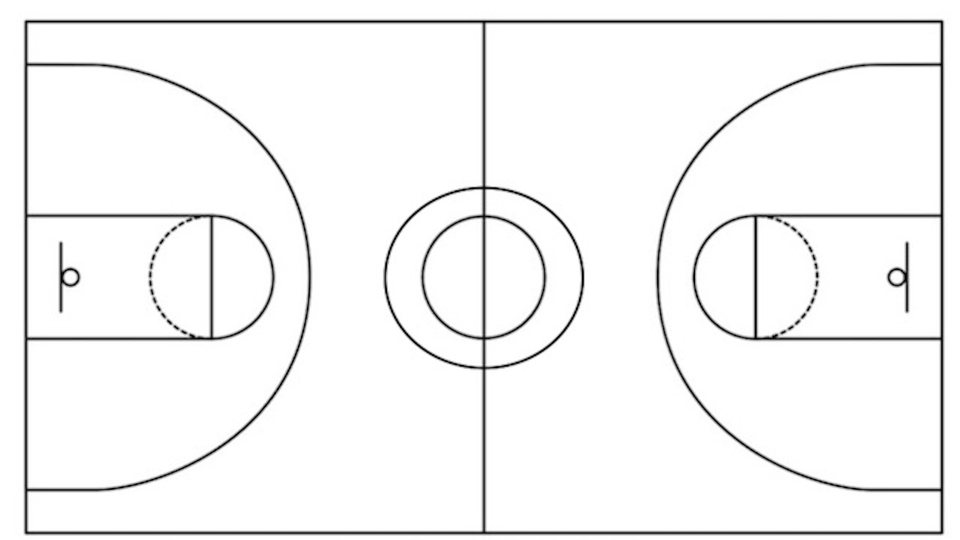
#> input picture Homograph/images/court.png, 1920 x 1080 px (shown at 1/2 size)
$ python find_homograph.py
#> lines starting #> are read from the running program, lines starting #| are printed output that depends on the picture; pictures that were not available may be replaced by others from this repository, and a replacement may not be noted
import cv2
import numpy as np
import matplotlib.pyplot as plt

def save_coefficients(src, dst):
    """ Save the camera matrix and thsave_txte distortion coefficients to given path/file. """
    path = 'homograph_pts/homographic.yml'
    cv_file = cv2.FileStorage(path, cv2.FILE_STORAGE_WRITE)
    cv_file.write("src_pts", src)
    cv_file.write("dst_pts", dst)
    # note you *release* you don't close() a FileStorage object
    cv_file.release()
    print("file saved")

def load_coefficients(path):
    """ Loads camera matrix and distortion coefficients. """
    # FILE_STORAGE_READ
    cv_file = cv2.FileStorage(path, cv2.FILE_STORAGE_READ)
    # note we also have to specify the type to retrieve other wise we only get a
    # FileNode object back instead of a matrix
    camera_matrix = cv_file.getNode("src_pts").mat()
    dist_matrix = cv_file.getNode("dst_pts").mat()
    print(camera_matrix,dist_matrix)
    cv_file.release()
    return camera_matrix, dist_matrix

#explicit is better than implicit cv2.IMREAD_GRAYSCALE is better than 0
img1 = cv2.imread("images/court.png", cv2.IMREAD_GRAYSCALE) # queryImage
#> img1: shape (1080, 1920); min 0, max 255, mean 244.8
img2 = cv2.imread("images/basketball.png", cv2.IMREAD_GRAYSCALE)  # trainImage
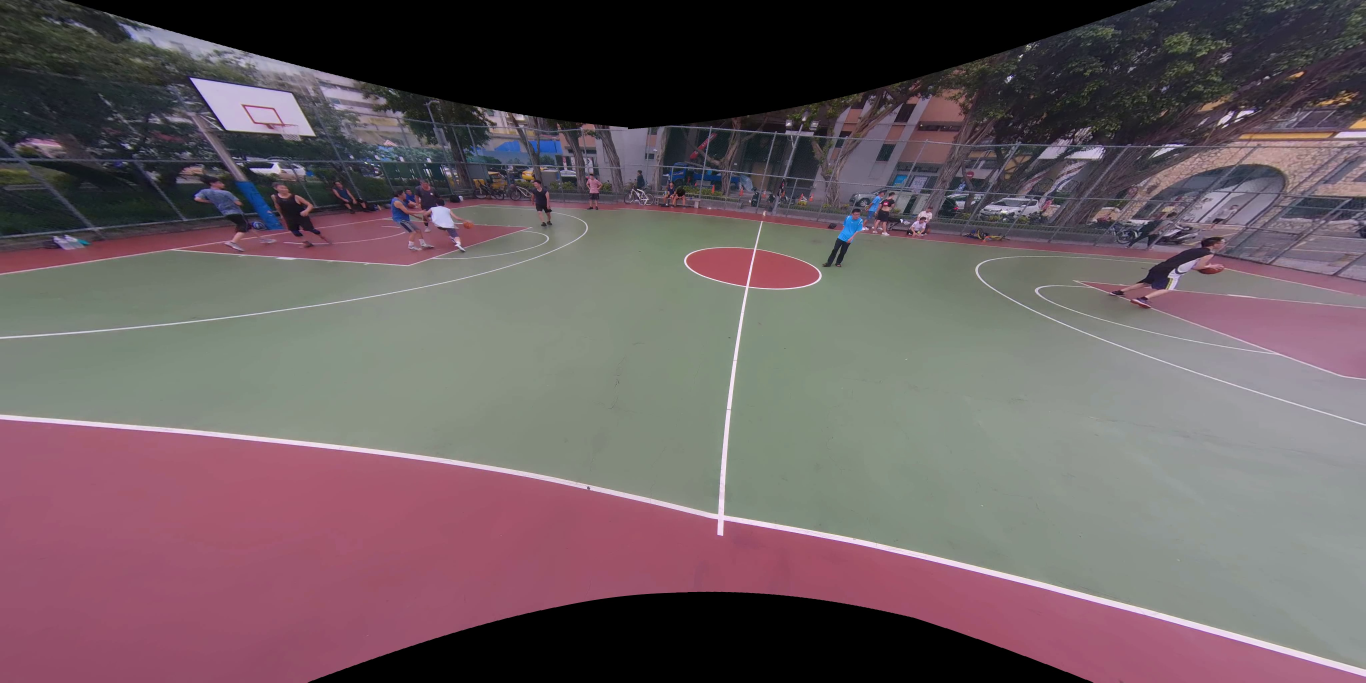
#> input picture Homograph/images/basketball_undistort.png, 4096 x 2048 px, given in place of basketball.png, which was not available (shown at 1/3 size)
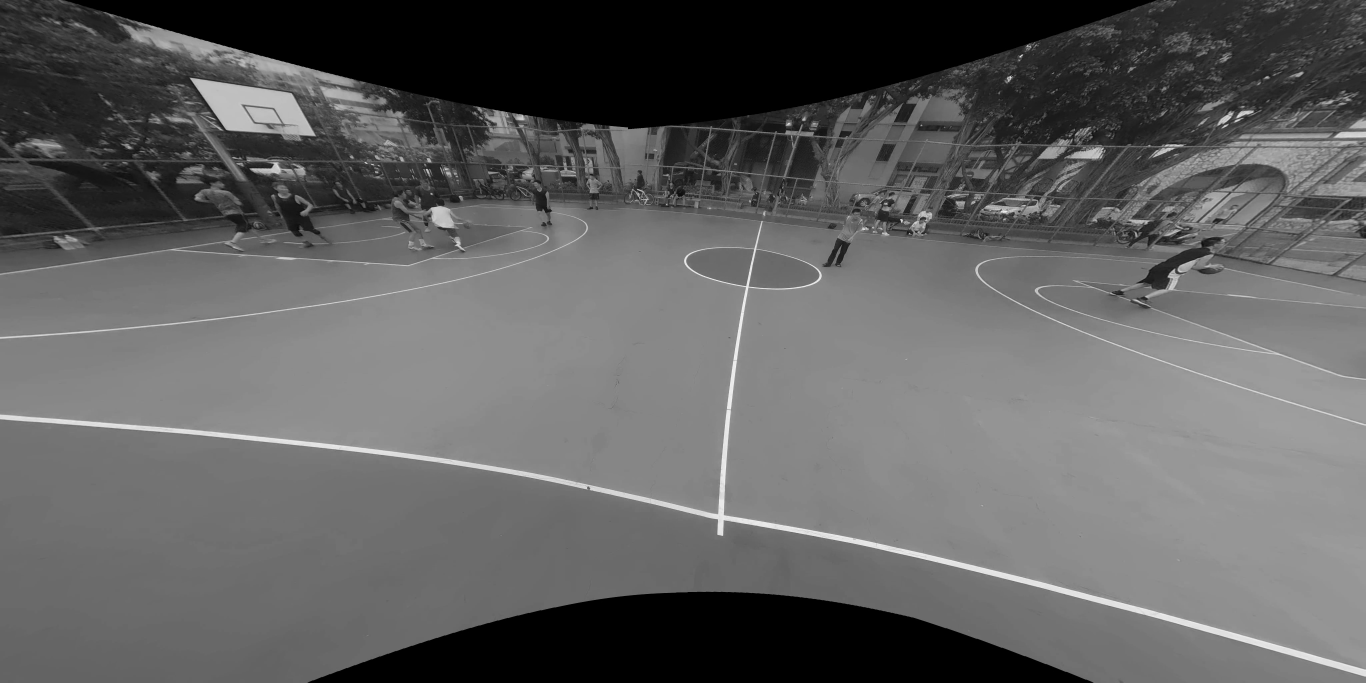
#> img2: shape (2048, 4096) (shown at 1/3 size); min 0, max 250, mean 96.6
#CV doesn't hold hands, do the checks.
if (img1 is None) or (img2 is None):
    raise IOError("No files {0} and {1} found".format("img0.png", "img1.png"))

# Initiate SIFT detector
sift = cv2.xfeatures2d.SIFT_create()

kp1, des1 = sift.detectAndCompute(img1, None)
#> kp1 = 657 keypoints; strongest (x, y, size): (1634, 550, 5.6), (339, 644, 5.7), (1631, 582, 4.8), (326, 630, 5.4)
kp2, des2 = sift.detectAndCompute(img2, None)
#> kp2 = 13379 keypoints; strongest (x, y, size): (3066, 166, 3.2), (2705, 661, 5.3), (1097, 488, 3.4), (2764, 375, 2.5)

tmp1 = cv2.drawKeypoints(img1, kp1,None)
tmp2 = cv2.drawKeypoints(img2, kp2,None)
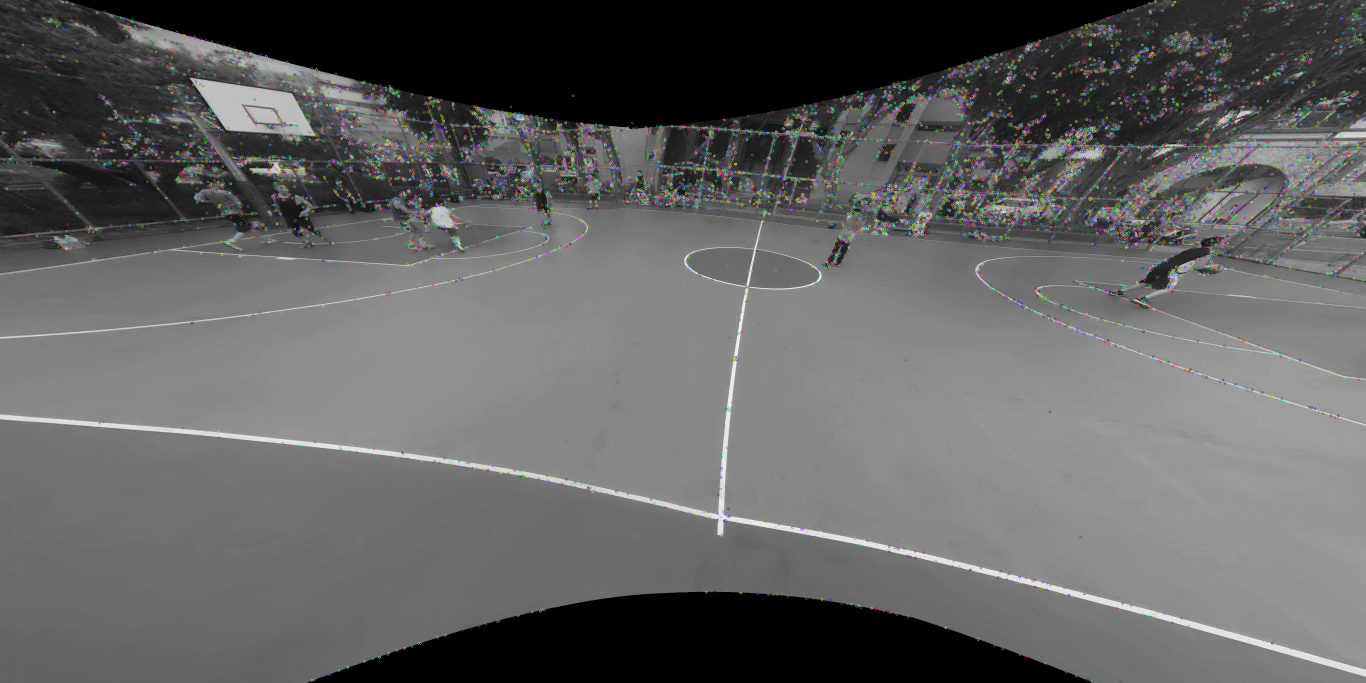
#> tmp2: shape (2048, 4096, 3) (shown at 1/3 size); mean of channels 0, 1, 2 97.8, 97.8, 97.8; drawn as B, G, R
plt.imshow(tmp1)
plt.show()
plt.imshow(tmp2)
plt.show()

index_params = dict(algorithm = 0, trees = 5)
search_params = dict(checks = 50)
flann = cv2.FlannBasedMatcher(index_params, search_params)

matches = flann.knnMatch(des1, des2, k=2)
#> matches = 657 matches
matches = np.asarray(matches)

if len(matches[:,0]) >= 4:
    src = np.float32([ kp1[m.queryIdx].pt for m in matches[:,0] ]).reshape(-1,1,2)
#> src = 657 rows, first 8: [53.23, 431.5], [53.33, 1064.6], [53.33, 1064.6], [53.41, 43.96], [53.41, 43.96], [53.43, 677.5], [53.45, 128.8], [53.47, 979.7]
    dst = np.float32([ kp2[m.trainIdx].pt for m in matches[:,0] ]).reshape(-1,1,2)
#> dst = 657 rows, first 8: [1617.8, 419.4], [1796, 595.3], [2380.5, 613.1], [1669.2, 456.4], [2380.5, 613.1], [1617.8, 419.4], [1617.8, 419.4], [1617.8, 419.4]
    # print(src)
    # print(dst)
    save_coefficients(src,dst)
    H, masked = cv2.findHomography(src, dst, cv2.RANSAC, 5.0)
#> H = [[-0.795, -0.918, 1852.6], [-0.168, -0.194, 390.8], [-0.000429, -0.000496, 1]]; masked = 657 values, max 1 at index 48, min 0 at index 0, mean 0.301
else:
    raise AssertionError("Can't find enough keypoints.")
